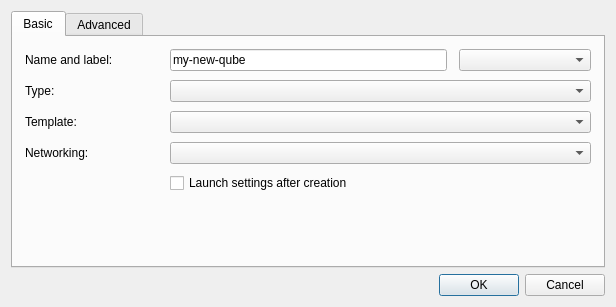
<?xml version="1.0" encoding="UTF-8"?>
<ui version="4.0">
 <class>NewVMDlg</class>
 <widget class="QDialog" name="NewVMDlg">
  <property name="geometry">
   <rect>
    <x>0</x>
    <y>0</y>
    <width>616</width>
    <height>300</height>
   </rect>
  </property>
  <property name="windowTitle">
   <string>Create new qube</string>
  </property>
  <property name="windowIcon">
   <iconset theme="qubes-manager">
    <normaloff>.</normaloff>.</iconset>
  </property>
  <layout class="QGridLayout" name="gridLayout_2">
   <item row="1" column="0">
    <widget class="QDialogButtonBox" name="buttonBox">
     <property name="orientation">
      <enum>Qt::Horizontal</enum>
     </property>
     <property name="standardButtons">
      <set>QDialogButtonBox::Cancel|QDialogButtonBox::Ok</set>
     </property>
    </widget>
   </item>
   <item row="0" column="0">
    <widget class="QTabWidget" name="tabWidget">
     <property name="sizePolicy">
      <sizepolicy hsizetype="Expanding" vsizetype="Minimum">
       <horstretch>0</horstretch>
       <verstretch>0</verstretch>
      </sizepolicy>
     </property>
     <property name="currentIndex">
      <number>0</number>
     </property>
     <widget class="QWidget" name="tabWidgetPage1">
      <attribute name="title">
       <string>Basic</string>
      </attribute>
      <layout class="QGridLayout" name="gridLayout">
       <property name="leftMargin">
        <number>12</number>
       </property>
       <property name="topMargin">
        <number>12</number>
       </property>
       <property name="rightMargin">
        <number>12</number>
       </property>
       <property name="bottomMargin">
        <number>12</number>
       </property>
       <property name="horizontalSpacing">
        <number>12</number>
       </property>
       <property name="verticalSpacing">
        <number>9</number>
       </property>
       <item row="6" column="0">
        <widget class="QLabel" name="netvm_label">
         <property name="text">
          <string>Networking:</string>
         </property>
        </widget>
       </item>
       <item row="1" column="1" colspan="3">
        <widget class="QComboBox" name="vm_type"/>
       </item>
       <item row="2" column="1" colspan="3">
        <widget class="QComboBox" name="template_vm"/>
       </item>
       <item row="2" column="0">
        <widget class="QLabel" name="template_label">
         <property name="text">
          <string>Template:</string>
         </property>
        </widget>
       </item>
       <item row="0" column="0">
        <widget class="QLabel" name="name_label">
         <property name="text">
          <string>Name and label:</string>
         </property>
        </widget>
       </item>
       <item row="0" column="1" colspan="2">
        <widget class="QLineEdit" name="name">
         <property name="text">
          <string>my-new-qube</string>
         </property>
        </widget>
       </item>
       <item row="0" column="3">
        <widget class="QComboBox" name="label">
         <property name="frame">
          <bool>true</bool>
         </property>
        </widget>
       </item>
       <item row="7" column="1" colspan="3">
        <widget class="QCheckBox" name="launch_settings">
         <property name="text">
          <string>Launch settings after creation</string>
         </property>
        </widget>
       </item>
       <item row="1" column="0">
        <widget class="QLabel" name="label_2">
         <property name="text">
          <string>Type:</string>
         </property>
        </widget>
       </item>
       <item row="6" column="1" colspan="3">
        <widget class="QComboBox" name="netvm"/>
       </item>
       <item row="8" column="1">
        <spacer name="verticalSpacer_2">
         <property name="orientation">
          <enum>Qt::Vertical</enum>
         </property>
         <property name="sizeHint" stdset="0">
          <size>
           <width>20</width>
           <height>40</height>
          </size>
         </property>
        </spacer>
       </item>
      </layout>
     </widget>
     <widget class="QWidget" name="tab">
      <attribute name="title">
       <string>Advanced</string>
      </attribute>
      <layout class="QGridLayout" name="gridLayout_4">
       <property name="leftMargin">
        <number>12</number>
       </property>
       <property name="topMargin">
        <number>12</number>
       </property>
       <property name="rightMargin">
        <number>12</number>
       </property>
       <property name="bottomMargin">
        <number>12</number>
       </property>
       <property name="horizontalSpacing">
        <number>12</number>
       </property>
       <property name="verticalSpacing">
        <number>9</number>
       </property>
       <item row="4" column="1">
        <widget class="QSpinBox" name="init_ram">
         <property name="specialValueText">
          <string>(default)</string>
         </property>
         <property name="suffix">
          <string> MB</string>
         </property>
         <property name="maximum">
          <number>90000000</number>
         </property>
        </widget>
       </item>
       <item row="0" column="0" colspan="2">
        <widget class="QLabel" name="label_5">
         <property name="sizePolicy">
          <sizepolicy hsizetype="Preferred" vsizetype="Preferred">
           <horstretch>0</horstretch>
           <verstretch>0</verstretch>
          </sizepolicy>
         </property>
         <property name="text">
          <string>&lt;html&gt;&lt;head/&gt;&lt;body&gt;&lt;p&gt;&lt;span style=&quot; font-weight:600;&quot;&gt;Caution&lt;/span&gt;: Changing these settings can compromise your system or make the qube unable to boot. Use only if you know what you are doing.&lt;/p&gt;&lt;/body&gt;&lt;/html&gt;</string>
         </property>
         <property name="wordWrap">
          <bool>true</bool>
         </property>
        </widget>
       </item>
       <item row="3" column="1">
        <widget class="QComboBox" name="storage_pool">
         <property name="currentText">
          <string/>
         </property>
        </widget>
       </item>
       <item row="3" column="0">
        <widget class="QLabel" name="label_3">
         <property name="text">
          <string>Storage pool</string>
         </property>
        </widget>
       </item>
       <item row="4" column="0">
        <widget class="QLabel" name="label_4">
         <property name="text">
          <string>Initial RAM (also available from settings)</string>
         </property>
        </widget>
       </item>
       <item row="2" column="0" colspan="2">
        <widget class="QCheckBox" name="install_system">
         <property name="enabled">
          <bool>false</bool>
         </property>
         <property name="text">
          <string>Install system from device (also available from settings)</string>
         </property>
        </widget>
       </item>
       <item row="1" column="0" colspan="2">
        <widget class="QCheckBox" name="provides_network">
         <property name="text">
          <string>Provides network access to other qubes</string>
         </property>
        </widget>
       </item>
       <item row="5" column="0">
        <spacer name="verticalSpacer">
         <property name="orientation">
          <enum>Qt::Vertical</enum>
         </property>
         <property name="sizeHint" stdset="0">
          <size>
           <width>20</width>
           <height>40</height>
          </size>
         </property>
        </spacer>
       </item>
      </layout>
     </widget>
    </widget>
   </item>
  </layout>
 </widget>
 <tabstops>
  <tabstop>name</tabstop>
  <tabstop>label</tabstop>
  <tabstop>vm_type</tabstop>
  <tabstop>template_vm</tabstop>
  <tabstop>netvm</tabstop>
  <tabstop>launch_settings</tabstop>
  <tabstop>buttonBox</tabstop>
 </tabstops>
 <resources/>
 <connections>
  <connection>
   <sender>buttonBox</sender>
   <signal>accepted()</signal>
   <receiver>NewVMDlg</receiver>
   <slot>accept()</slot>
   <hints>
    <hint type="sourcelabel">
     <x>257</x>
     <y>190</y>
    </hint>
    <hint type="destinationlabel">
     <x>157</x>
     <y>274</y>
    </hint>
   </hints>
  </connection>
  <connection>
   <sender>buttonBox</sender>
   <signal>rejected()</signal>
   <receiver>NewVMDlg</receiver>
   <slot>reject()</slot>
   <hints>
    <hint type="sourcelabel">
     <x>325</x>
     <y>190</y>
    </hint>
    <hint type="destinationlabel">
     <x>286</x>
     <y>274</y>
    </hint>
   </hints>
  </connection>
 </connections>
</ui>
